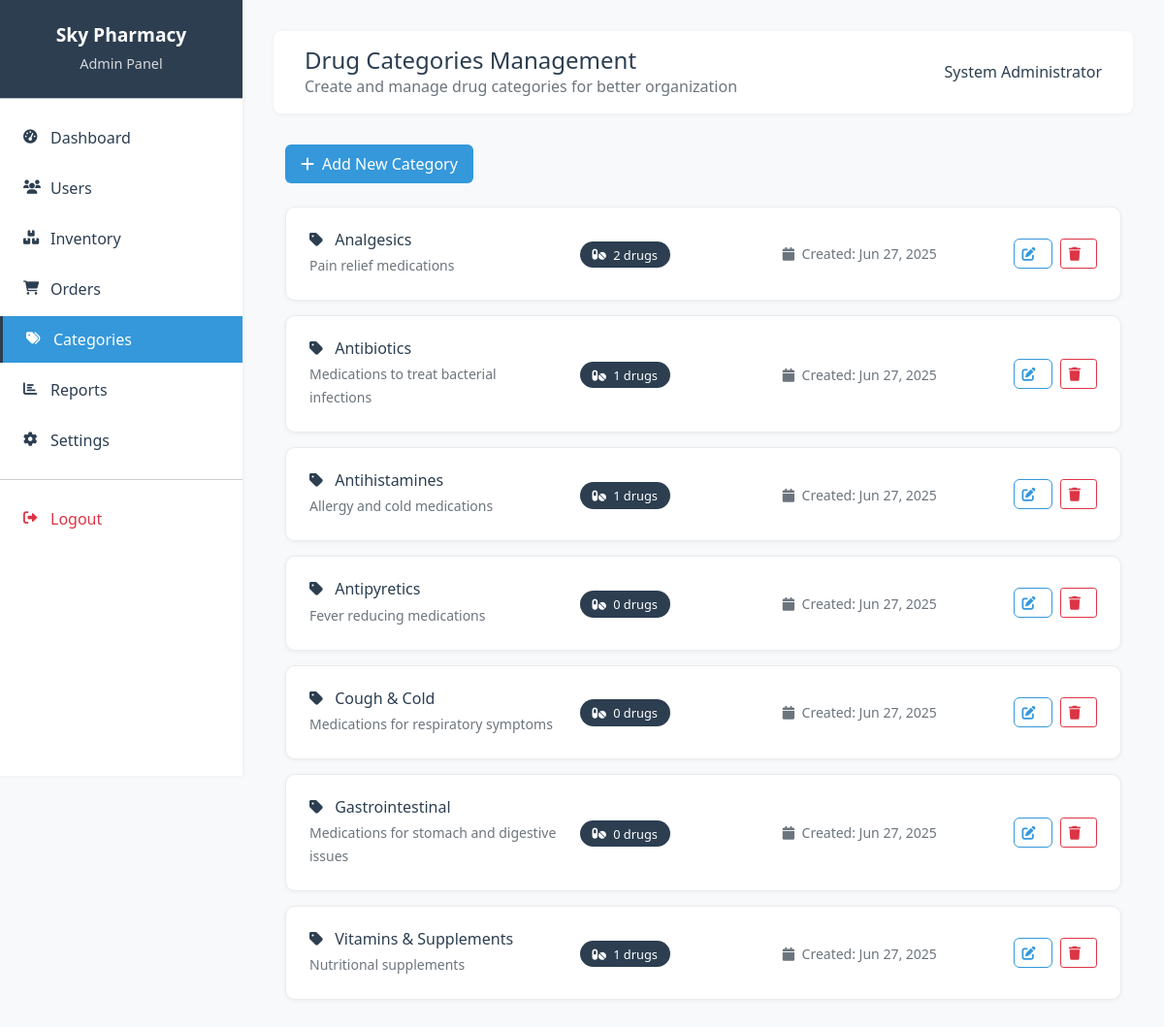
Screenshot of /admin/categories.php (signed in) with the database file from the repository.
### tables this page shows
CREATE TABLE `users` (
  `id` int(11) NOT NULL,
  `username` varchar(50) NOT NULL,
  `email` varchar(100) NOT NULL,
  `password_hash` varchar(255) NOT NULL,
  `full_name` varchar(100) NOT NULL,
  `role` enum('admin','pharmacist','cashier','customer') NOT NULL DEFAULT 'customer',
  `phone` varchar(20) DEFAULT NULL,
  `address` text DEFAULT NULL,
  `created_at` timestamp NOT NULL DEFAULT current_timestamp(),
  `updated_at` timestamp NOT NULL DEFAULT current_timestamp() ON UPDATE current_timestamp(),
  `is_active` tinyint(1) DEFAULT 1
);

CREATE TABLE `drug_categories` (
  `id` int(11) NOT NULL,
  `name` varchar(100) NOT NULL,
  `description` text DEFAULT NULL,
  `created_at` timestamp NOT NULL DEFAULT current_timestamp()
);

### classes/Auth.php (called while the page is built, shortened)
<?php
require_once __DIR__ . '/../config/database.php';
class Auth {
    private $conn;
    public function __construct() {
        $database = new Database();
        $this->conn = $database->getConnection();
    }
    public function isLoggedIn() {
        return isset($_SESSION['logged_in']) && $_SESSION['logged_in'] === true;
    }
    public function getCurrentUser() {
        try {
            $query = "SELECT id, username, email, full_name, role, phone, address, is_active, created_at
                      FROM users WHERE id = :user_id";
            $stmt = $this->conn->prepare($query);
            $stmt->bindParam(':user_id', $_SESSION['user_id']);
            $stmt->execute();
            return $stmt->fetch(PDO::FETCH_ASSOC);
        } catch (PDOException $e) {
            return [
                'id' => $_SESSION['user_id'],
                'username' => $_SESSION['username'],
                'full_name' => $_SESSION['full_name'],
                'role' => $_SESSION['role']
            ];
        }
    }
}
?>

### config/database.php (called while the page is built, shortened)
<?php
class Database {
    private $host = 'localhost';
    private $db_name = 'sky_pharmacy';
    private $username = 'root';
    private $password = '';
    public function getConnection() {
        $this->conn = null;
        try {
            $this->conn = new PDO(
                "mysql:host=" . $this->host . ";dbname=" . $this->db_name,
                $this->username,
                $this->password
            );
            $this->conn->setAttribute(PDO::ATTR_ERRMODE, PDO::ERRMODE_EXCEPTION);
        } catch(PDOException $exception) {
            echo "Connection error: " . $exception->getMessage();
        }
        return $this->conn;
    }
}
?>

### classes/Drug.php (called while the page is built, shortened)
<?php
require_once __DIR__ . '/../config/database.php';
class Drug {
    private $conn;
    public function __construct() {
        $database = new Database();
        $this->conn = $database->getConnection();
    }
    public function getAllCategoriesWithCount() {
        try {
            $query = "SELECT c.*, COUNT(d.id) as drugs_count
                      FROM drug_categories c
                      LEFT JOIN drugs d ON c.id = d.category_id AND d.is_active = 1
                      GROUP BY c.id
                      ORDER BY c.name";
            $stmt = $this->conn->prepare($query);
            $stmt->execute();
            return $stmt->fetchAll(PDO::FETCH_ASSOC);
        } catch (PDOException $e) {
            return ['error' => $e->getMessage()];
        }
    }
}

### admin/categories.php (the view, shortened to what this page needs)
<?php
require_once '../classes/Auth.php';
require_once '../classes/Drug.php';
$auth = new Auth();
$auth->requireRole('admin');
$user = $auth->getCurrentUser();
$drug = new Drug();
try {
    $categories = $drug->getAllCategoriesWithCount();
} catch (Exception $e) {
    $error = 'Error loading categories: ' . $e->getMessage();
    $categories = [];
}
?>
<!DOCTYPE html>
<html lang="en">
<head>
    <link href="https://cdn.jsdelivr.net/npm/bootstrap@5.1.3/dist/css/bootstrap.min.css" rel="stylesheet">
    <link href="https://cdnjs.cloudflare.com/ajax/libs/font-awesome/6.0.0/css/all.min.css" rel="stylesheet">
    <link href="../assets/css/style.css" rel="stylesheet">
</head>
<body>
    <div class="sidebar">
        <div class="sidebar-header">
            <h4>Sky Pharmacy</h4>
            <p>Admin Panel</p>
        </div>
        <nav class="sidebar-menu">
            <a href="dashboard.php" class="nav-link">
                <i class="fas fa-tachometer-alt"></i>Dashboard
            </a>
            <a href="users.php" class="nav-link">
                <i class="fas fa-users"></i>Users
            </a>
            <a href="inventory.php" class="nav-link">
                <i class="fas fa-boxes"></i>Inventory
            </a>
            <a href="orders.php" class="nav-link">
                <i class="fas fa-shopping-cart"></i>Orders
            </a>
            <a href="categories.php" class="nav-link active">
                <i class="fas fa-tags"></i>Categories
            </a>
            <a href="reports.php" class="nav-link">
                <i class="fas fa-chart-bar"></i>Reports
            </a>
            <a href="settings.php" class="nav-link">
                <i class="fas fa-cog"></i>Settings
            </a>
            <hr class="my-3">
            <a href="../logout.php" class="nav-link text-danger">
                <i class="fas fa-sign-out-alt"></i>Logout
            </a>
        </nav>
    </div>
    <div class="main-content">
        <div class="top-nav">
            <div class="d-flex justify-content-between align-items-center">
                <div>
                    <h4 class="mb-0">Drug Categories Management</h4>
                    <p class="mb-0 text-muted">Create and manage drug categories for better organization</p>
                </div>
                <div class="user-info">
                    <span class="user-name"><?php echo htmlspecialchars($user['full_name']); ?></span>
                </div>
            </div>
        </div>
        <div class="container mt-4">
            <div class="row mb-4">
                <div class="col-12">
                    <button class="btn btn-primary" data-bs-toggle="modal" data-bs-target="#addCategoryModal">
                        <i class="fas fa-plus me-2"></i>Add New Category
                    </button>
                </div>
            </div>
            <div class="row">
                <div class="col-12">
                    <?php if (empty($categories) || isset($categories['error'])): ?>
                        <div class="text-center py-5">
                            <i class="fas fa-tags fa-3x text-muted mb-3"></i>
                            <h5 class="text-muted">No categories found</h5>
                            <p class="text-muted">Start by adding your first drug category.</p>
                        </div>
                    <?php else: ?>
                        <?php foreach ($categories as $category): ?>
                            <div class="card category-card">
                                <div class="card-body">
                                    <div class="row align-items-center">
                                        <div class="col-md-4">
                                            <h6 class="mb-1">
                                                <i class="fas fa-tag me-2"></i>
                                                <?php echo htmlspecialchars($category['name']); ?>
                                            </h6>
                                            <small class="text-muted">
                                                <?php echo htmlspecialchars($category['description'] ?? 'No description'); ?>
                                            </small>
                                        </div>
                                        <div class="col-md-3">
                                            <span class="category-count">
                                                <i class="fas fa-pills me-1"></i>
                                                <?php echo $category['drugs_count'] ?? 0; ?> drugs
                                            </span>
                                        </div>
                                        <div class="col-md-3">
                                            <small class="text-muted">
                                                <i class="fas fa-calendar me-1"></i>
                                                Created: <?php echo date('M d, Y', strtotime($category['created_at'])); ?>
                                            </small>
                                        </div>
                                        <div class="col-md-2 text-end">
                                            <button type="button" class="btn btn-outline-primary btn-sm me-1"
                                                    data-bs-toggle="modal" data-bs-target="#editCategoryModal<?php echo $category['id']; ?>"
                                                    title="Edit Category">
                                                <i class="fas fa-edit"></i>
                                            </button>
                                            <button type="button" class="btn btn-outline-danger btn-sm"
                                                    data-bs-toggle="modal" data-bs-target="#deleteCategoryModal<?php echo $category['id']; ?>"
                                                    title="Delete Category">
                                                <i class="fas fa-trash"></i>
                                            </button>
                                        </div>
                                    </div>
                                </div>
                            </div>
                        <?php endforeach; ?>
                    <?php endif; ?>
                </div>
            </div>
        </div>
    </div>
</body>
</html>

### assets/css/style.css (style rules this page uses)
:root { --primary-color: #2c3e50; --secondary-color: #34495e; --accent-color: #3498db; --success-color: #27ae60; --warning-color: #f39c12; --danger-color: #e74c3c; --light-color: #ecf0f1; --dark-color: #2c3e50; --white-color: #ffffff; --gray-color: #95a5a6; --border-color: #bdc3c7; --shadow-color: rgba(0, 0, 0, 0.05); --text-color: #2c3e50; --text-muted: #7f8c8d; }
body { background-color: #f8f9fa; font-family: 'Segoe UI', Tahoma, Geneva, Verdana, sans-serif; color: var(--text-color); }
.sidebar { background: var(--white-color); min-height: 100vh; box-shadow: 1px 0 5px var(--shadow-color); position: fixed; top: 0; left: 0; width: 250px; z-index: 1000; transition: all 0.3s ease; }
.sidebar-header { background: var(--primary-color); color: var(--white-color); padding: 1.5rem; text-align: center; border-bottom: 1px solid var(--border-color); }
.sidebar-header h4 { margin: 0; font-weight: 600; font-size: 1.2rem; }
.sidebar-header p { margin: 0.5rem 0 0 0; font-size: 0.9rem; opacity: 0.8; }
.sidebar-menu { padding: 1rem 0; }
.sidebar-menu .nav-link { color: var(--text-color); padding: 0.75rem 1.5rem; border: none; border-radius: 0; transition: all 0.3s ease; display: flex; align-items: center; font-weight: 500; text-decoration: none; }
.sidebar-menu .nav-link.active { background: var(--accent-color); color: var(--white-color); border-left: 3px solid var(--primary-color); }
.sidebar-menu .nav-link i { width: 16px; margin-right: 12px; font-size: 0.9rem; }
.main-content { margin-left: 250px; padding: 2rem; min-height: 100vh; background: #f8f9fa; }
.top-nav { background: var(--white-color); padding: 1rem 2rem; box-shadow: 0 1px 5px var(--shadow-color); margin-bottom: 2rem; border-radius: 8px; }
.top-nav .user-info { display: flex; align-items: center; gap: 1rem; }
.top-nav .user-info .user-name { font-weight: 500; color: var(--text-color); }
.card { border: none; border-radius: 8px; box-shadow: 0 1px 5px var(--shadow-color); transition: transform 0.2s ease; background: var(--white-color); }
.btn-primary { background: var(--accent-color) !important; border: none; border-radius: 6px; padding: 0.5rem 1rem; font-weight: 500; transition: all 0.2s ease; }
.btn-outline-primary { color: var(--accent-color); border-color: var(--accent-color); border-radius: 6px; }
.btn i { margin-right: 0.5rem; }
.sidebar-menu .nav-link i { margin-right: 0.75rem; }
.sidebar-menu .nav-link { margin-bottom: 0.25rem; }
.card-header, .card-body { padding: 1.5rem; }
.card, .modal-content { border-radius: 8px; }

### admin/categories.php (style rules this page uses)
.category-card { border: 1px solid #e9ecef; border-radius: 10px; margin-bottom: 15px; transition: all 0.3s ease; }
.category-count { background: #2c3e50; color: white; border-radius: 20px; padding: 0.3rem 0.8rem; font-size: 0.8rem; }

### rows the page displays
users: full_name "System Administrator"
drug_categories: name "Analgesics", description "Pain relief medications", drugs_count "2", created_at "Jun 27, 2025"
drug_categories: name "Antibiotics", description "Medications to treat bacterial infections", drugs_count "1", created_at "Jun 27, 2025"
drug_categories: name "Antihistamines", description "Allergy and cold medications", drugs_count "1", created_at "Jun 27, 2025"
drug_categories: name "Antipyretics", description "Fever reducing medications", drugs_count "0", created_at "Jun 27, 2025"
drug_categories: name "Cough & Cold", description "Medications for respiratory symptoms", drugs_count "0", created_at "Jun 27, 2025"
drug_categories: name "Gastrointestinal", description "Medications for stomach and digestive issues", drugs_count "0", created_at "Jun 27, 2025"
drug_categories: name "Vitamins & Supplements", description "Nutritional supplements", drugs_count "1", created_at "Jun 27, 2025"
